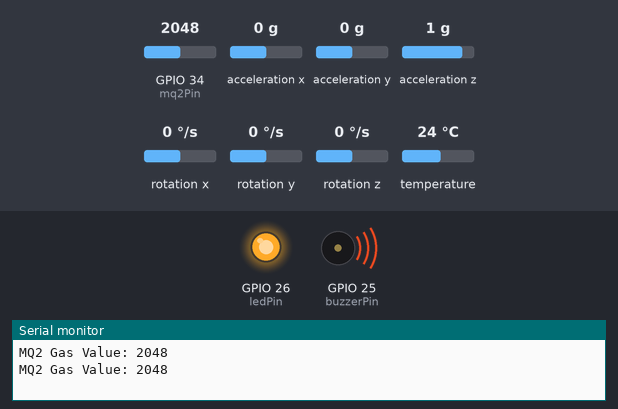
The sketch below on a simulated ESP32. Shown: output pins drawn as LEDs (lit = HIGH), buzzer (waves = sounding, pin HIGH), the last lines printed to the serial monitor. Inputs (shaded band) come from the test bench; at power-on: GPIO 34 (mq2Pin) = 2048, acceleration x 0 g, acceleration y 0 g, acceleration z 1 g, rotation x 0 °/s, rotation y 0 °/s, rotation z 0 °/s, temperature 24 °C. WiFi joins after 1.5 s; servers stay silent unless stated.

Above: at 3.0 s.
3.1 s: GPIO 34 (mq2Pin) set to 640
5.0 s: GPIO 34 (mq2Pin) set to 546
At 6.4 s:
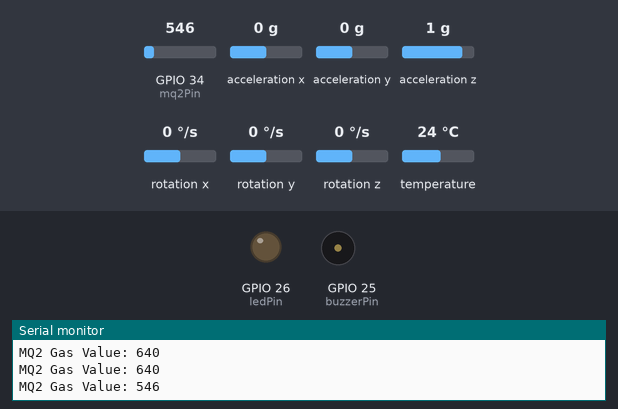
7.3 s: GPIO 34 (mq2Pin) set to 1228
At 8.2 s:
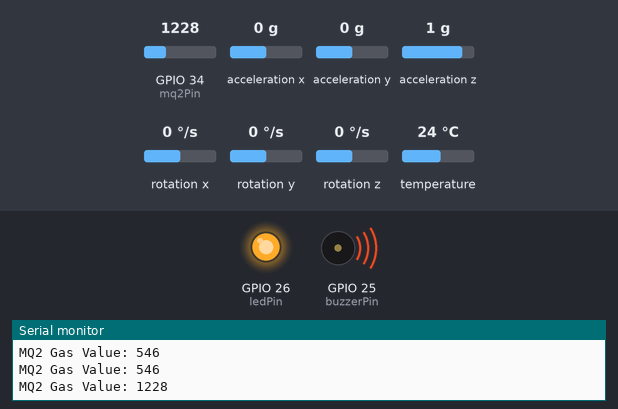
9.3 s: GPIO 34 (mq2Pin) set to 560
At 11.3 s:
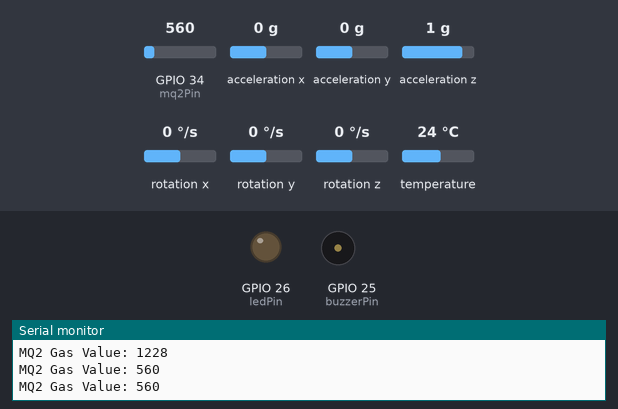
Timing chart, 0 to 12.3 s (numbered marks = the images above; inputs shaded):
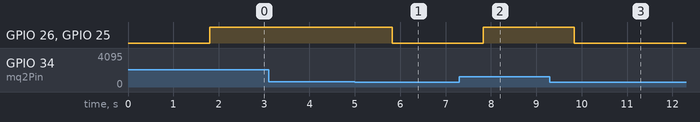

The sketch:

nano_guardian.ino
```cpp
#define BLYNK_TEMPLATE_ID "YourTemplateId"
#define BLYNK_TEMPLATE_NAME "YourTemplateName"
#define BLYNK_AUTH_TOKEN "YourAuthToken"
#define BLYNK_DEVICE_NAME "Mini Satellite"
#define BLYNK_PRINT Serial

#include <Wire.h>
#include <Adafruit_MPU6050.h>
#include <Adafruit_Sensor.h>
#include <WiFi.h>
#include <BlynkSimpleEsp32.h>

char ssid[] = "YourWiFiName";
char pass[] = "YourWiFiPassword";

Adafruit_MPU6050 mpu;

int mq2Pin = 34;
int buzzerPin = 25;
int ledPin = 26;

// Blynk Virtual Pins
#define MQ2_VALUE_VPIN V6
#define GAS_ALERT_VPIN V4
#define ACCEL_X_VPIN V7
#define ACCEL_Y_VPIN V8
#define ACCEL_Z_VPIN V2
#define MOTION_ALERT_VPIN V5

void setup() {
  Serial.begin(115200);
  Blynk.begin(BLYNK_AUTH_TOKEN, ssid, pass);

  // Buzzer and LED setup
  pinMode(buzzerPin, OUTPUT);
  pinMode(ledPin, OUTPUT);

  if (!mpu.begin()) {
    Serial.println("MPU6050 not found!");
    while (1) delay(10);
  }

  mpu.setAccelerometerRange(MPU6050_RANGE_8_G);
  mpu.setGyroRange(MPU6050_RANGE_500_DEG);
  mpu.setFilterBandwidth(MPU6050_BAND_5_HZ);
}

void loop() {
  Blynk.run();

  // --- MQ2 Sensor Reading ---

  int mq2Value = analogRead(mq2Pin);
  Serial.print("MQ2 Gas Value: ");
  Serial.println(mq2Value);
  Blynk.virtualWrite(MQ2_VALUE_VPIN, mq2Value);

  if (mq2Value > 600) {
    digitalWrite(buzzerPin, HIGH);
    digitalWrite(ledPin, HIGH);
    Blynk.virtualWrite(GAS_ALERT_VPIN, "⚠️ Smoke or Gas Leak Detected!");
  } else {
    digitalWrite(buzzerPin, LOW);
    digitalWrite(ledPin, LOW);
    Blynk.virtualWrite(GAS_ALERT_VPIN, "Air Quality Normal ✅");
  }

  // --- MPU6050 Reading ---
  sensors_event_t a, g, temp;
  mpu.getEvent(&a, &g, &temp);

  float ax = a.acceleration.x;
  float ay = a.acceleration.y;
  float az = a.acceleration.z;

  Blynk.virtualWrite(ACCEL_X_VPIN, ax);
  Blynk.virtualWrite(ACCEL_Y_VPIN, ay);
  Blynk.virtualWrite(ACCEL_Z_VPIN, az);

  // Motion Alert
  if (abs(ax) > 8 || abs(ay) > 8 || abs(az) < 2) {
    Blynk.virtualWrite(MOTION_ALERT_VPIN, "⚠️ Shock or Tilt Detected!");
  } else {
    Blynk.virtualWrite(MOTION_ALERT_VPIN, "Stable ✅");
  }

  delay(1000);
}
```

Measured:
- the behaviour switches between 601 and 600 on GPIO 34 (mq2Pin) (found by bisection; images 0 and 1)
- after the input at 5.0 s, GPIO 26 (ledPin), GPIO 25 (buzzerPin): HIGH → LOW after 0.82 s
- after the input at 7.3 s, GPIO 26 (ledPin), GPIO 25 (buzzerPin): LOW → HIGH after 0.53 s
- after the input at 9.3 s, GPIO 26 (ledPin), GPIO 25 (buzzerPin): HIGH → LOW after 0.54 s
